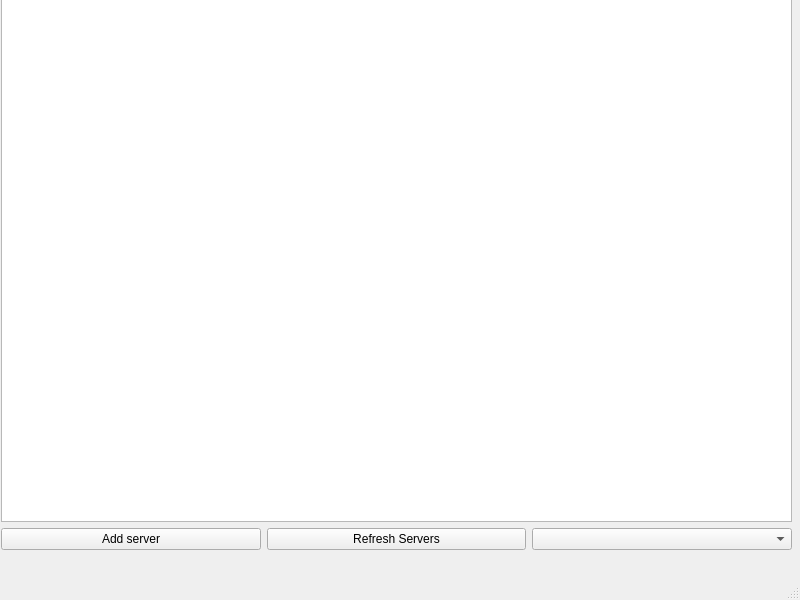
<?xml version="1.0" encoding="UTF-8"?>
<ui version="4.0">
 <class>MainWindow</class>
 <widget class="QMainWindow" name="MainWindow">
  <property name="geometry">
   <rect>
    <x>0</x>
    <y>0</y>
    <width>800</width>
    <height>600</height>
   </rect>
  </property>
  <property name="minimumSize">
   <size>
    <width>800</width>
    <height>600</height>
   </size>
  </property>
  <property name="maximumSize">
   <size>
    <width>800</width>
    <height>600</height>
   </size>
  </property>
  <property name="windowTitle">
   <string>MainWindow</string>
  </property>
  <widget class="QWidget" name="centralwidget">
   <property name="minimumSize">
    <size>
     <width>800</width>
     <height>556</height>
    </size>
   </property>
   <widget class="QWidget" name="verticalLayoutWidget">
    <property name="geometry">
     <rect>
      <x>1</x>
      <y>-1</y>
      <width>791</width>
      <height>551</height>
     </rect>
    </property>
    <layout class="QVBoxLayout" name="verticalLayout">
     <property name="sizeConstraint">
      <enum>QLayout::SetMaximumSize</enum>
     </property>
     <item>
      <widget class="QListWidget" name="serverList"/>
     </item>
     <item>
      <layout class="QHBoxLayout" name="horizontalLayout">
       <item>
        <widget class="QPushButton" name="addServerButton">
         <property name="text">
          <string>Add server</string>
         </property>
        </widget>
       </item>
       <item>
        <widget class="QPushButton" name="refreshServersButton">
         <property name="text">
          <string>Refresh Servers</string>
         </property>
        </widget>
       </item>
       <item>
        <widget class="QComboBox" name="versionSelector"/>
       </item>
      </layout>
     </item>
    </layout>
   </widget>
  </widget>
  <widget class="QMenuBar" name="menubar">
   <property name="geometry">
    <rect>
     <x>0</x>
     <y>0</y>
     <width>800</width>
     <height>22</height>
    </rect>
   </property>
  </widget>
  <widget class="QStatusBar" name="statusbar"/>
 </widget>
 <resources/>
 <connections/>
</ui>
